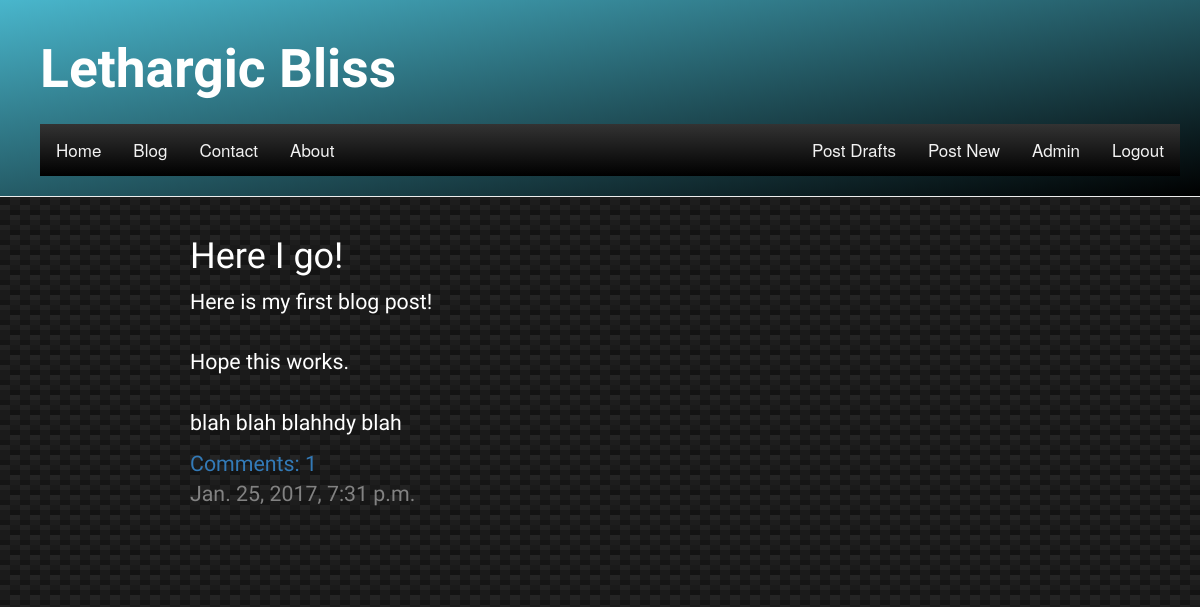
Page /postlist/ (signed in) on the committed database.
### blog/models.py (models this page shows, shortened)
class Post(models.Model):
    author = models.ForeignKey('auth.User')
    title = models.CharField(max_length=200)
    text = models.TextField()
    created_date = models.DateTimeField(
            default=timezone.now)
    published_date = models.DateTimeField(
            blank=True, null=True)

### blog/views.py (the view)
# urls.py: url(r'^postlist/$', views.post_list, name='post_list'),
def post_list(request):
    posts = Post.objects.filter(published_date__lte=timezone.now()).order_by('-published_date')
    return render(request, 'blog/post_list.html', {'posts':posts})

### blog/templates/blog/post_list.html
{% extends 'blog/base.html' %}
{% block content %}
    {% for post in posts %}
        <div class="post">
            <h1><a href="{% url 'post_detail' pk=post.pk %}">{{ post.title }}</a></h1
            <p>{{ post.text|truncatechars:1250|linebreaksbr }}</p>
	    <a href="{% url 'post_detail' pk=post.pk %}">Comments: {{ post.comments.count }}</a>
	    <div class="date">
                {{ post.published_date }}
            </div>
        </div>
    {% endfor %}
{% endblock %}

### blog/static/css/blog.css (style rules this page uses)
html { height: 100%; }
body { height:100%; flex-direction:column; background: linear-gradient(27deg, #151515 5px, transparent 5px) 0 5px, linear-gradient(207deg, #151515 5px, transparent 5px) 10px 0px, linear-gradient(27deg, #222 5px, transparent 5px) 0px 10px, linear-gradient(207deg, #222 5px, transparent 5px) 10px 5px, linear-gradient(90deg, #1b1b1b 10px, transparent 10px), linear-gradient(#1d1d1d 25%, #1a1a1a 25%, #1a1a1a 50%, transparent 50%, transparent 75%, #242424 75%, #242424); background-color: #131313; background-size: 20px 20px; }
h1, h2, h3, h4 { font-family: 'Julius Sans One'; color: #ffffff; }
.date { color: #828282; }
.post { margin-bottom: 70px; color: #ffffff; }
.post h1 a, .post h1 a:visited { color: #ffffff; }

### rows in the picture
Post: title "Here I go!", text "Here is my first blog post! Hope this works. blah blah blahhdy blah", comments.count "1", published_date "Jan. 25, 2017, 7:31 p.m."
